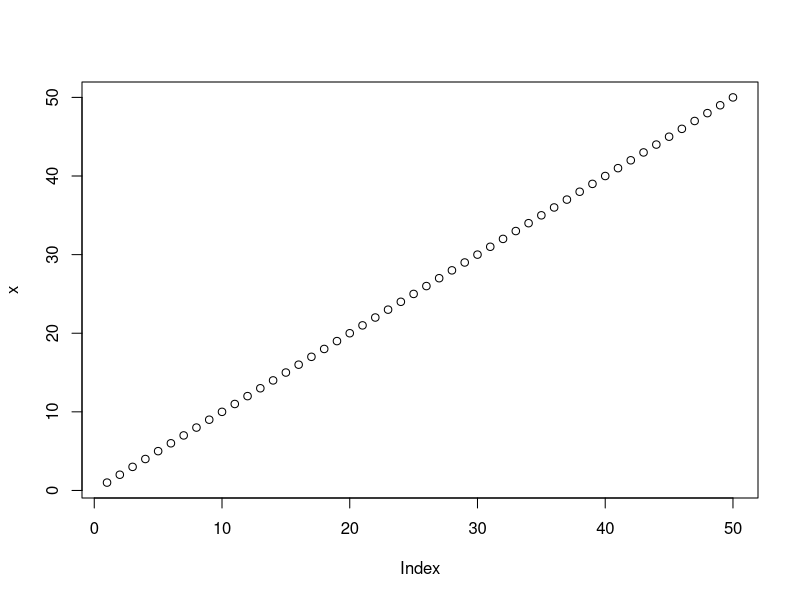
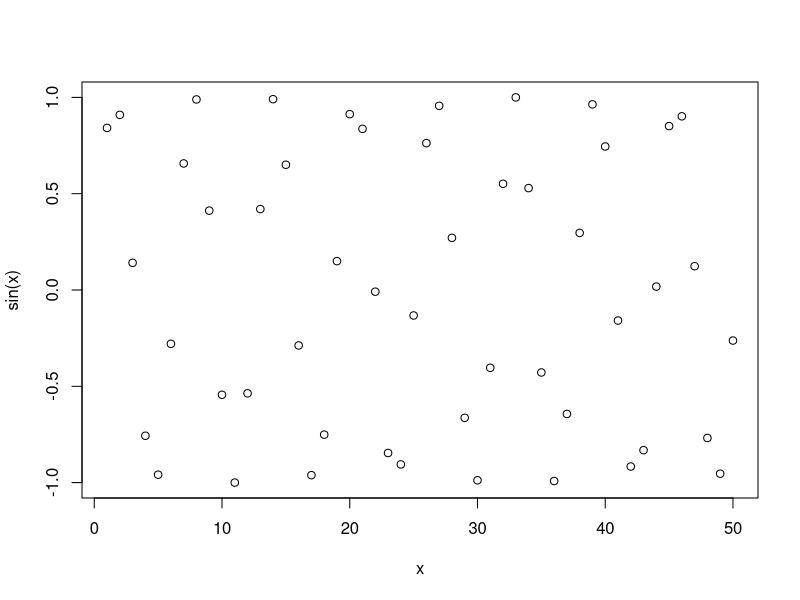
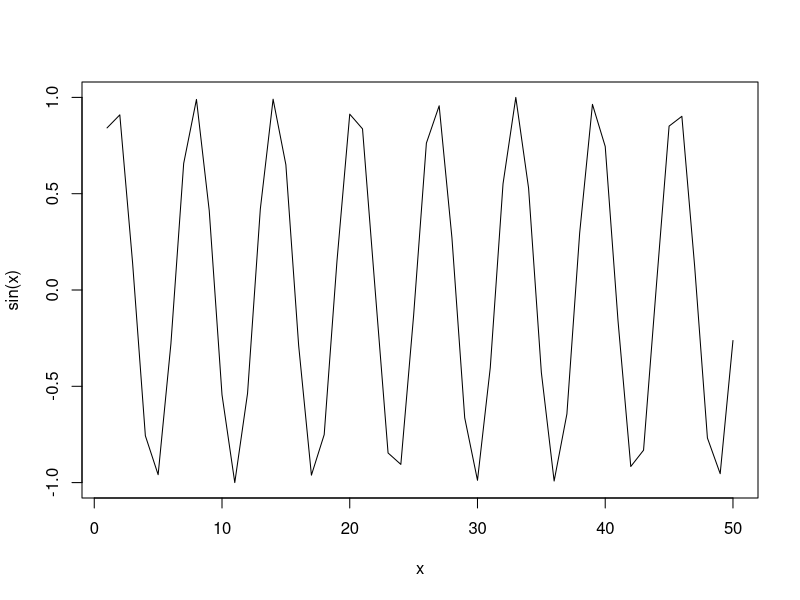
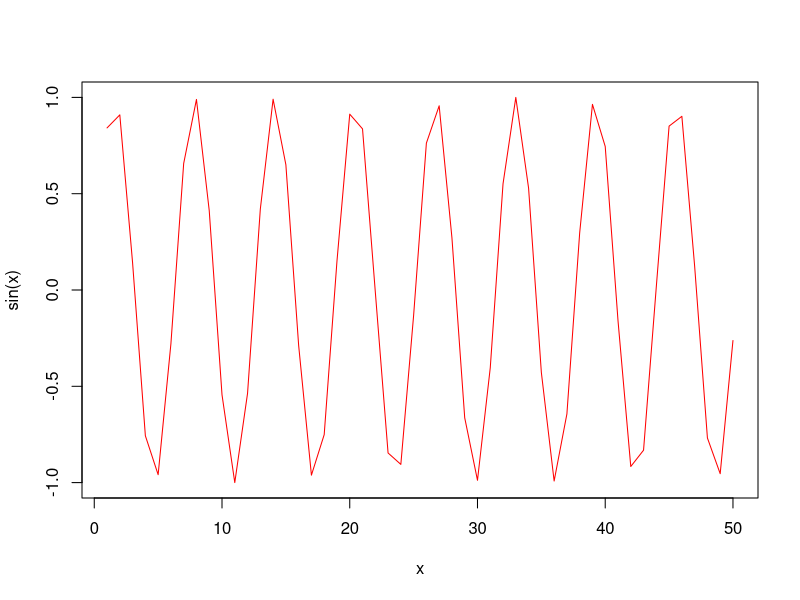
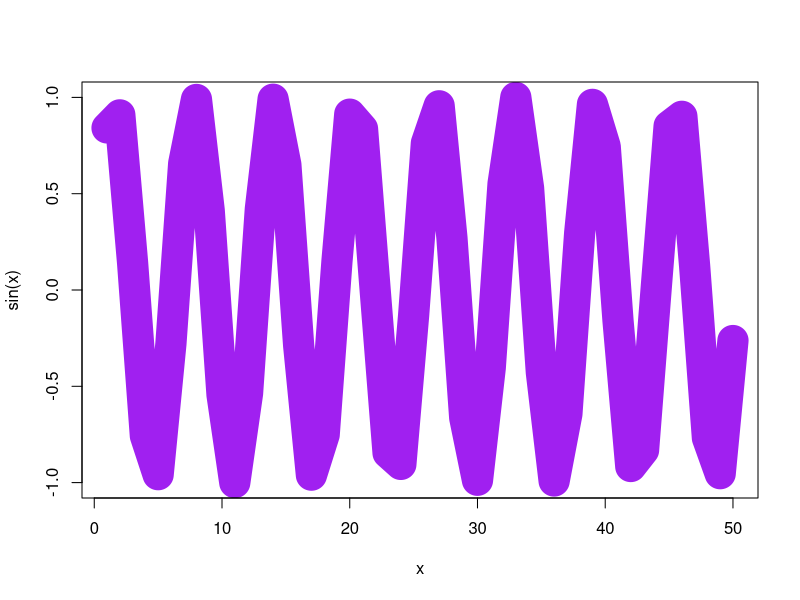

Source code (R) for these figures, in order:
x<-1:50


plot(x)
plot(x, sin(x))
plot(x, sin(x), type = "l")
plot(x, sin(x), type = "l", col = "red")
plot(x, sin(x), type = "l", col = "purple", lwd = 30)
